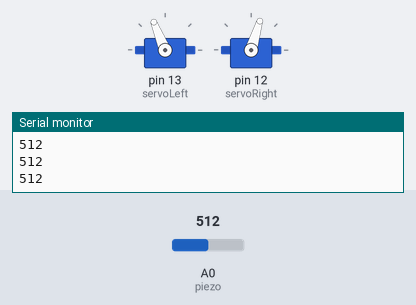
Bench run of a sketch on a simulated Arduino Uno, built with avr-gcc and run on an emulated ATmega328P. On the bench: 2 × servo, the last lines printed to the serial monitor. The test bench sets the inputs (shaded band); at power-on: A0 (piezo) = 512.

Above: at 1.2 s.
1.3 s: A0 (piezo) set to 476
At 2.1 s:
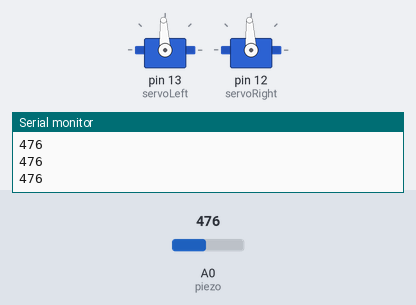
2.9 s: A0 (piezo) set to 500
At 3.5 s:
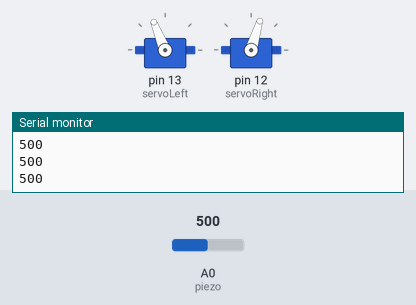
4.5 s: A0 (piezo) set to 480
At 6.0 s:
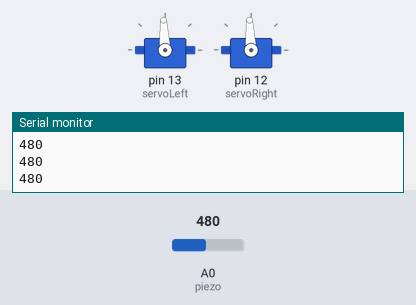
Timing chart, 0 to 7.5 s (numbered marks = the images above; inputs shaded):
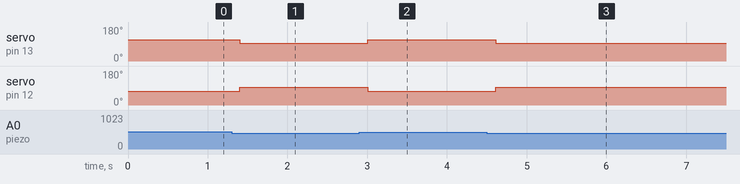

Measured:
- the behaviour switches between 490 and 489 on A0 (piezo) (found by bisection; images 0 and 1)
- after the input at 1.3 s, servo on pin 13 (servoLeft): 112° → 93° after 0.10 s; servo on pin 12 (servoRight): 73° → 93° after 0.10 s
- after the input at 2.9 s, servo on pin 13 (servoLeft): 93° → 112° after 0.11 s; servo on pin 12 (servoRight): 93° → 73° after 0.11 s
- after the input at 4.5 s, servo on pin 13 (servoLeft): 112° → 93° after 0.11 s; servo on pin 12 (servoRight): 73° → 93° after 0.11 s

The sketch:

buildacircuit.ino
```cpp
#include <Servo.h>

int piezo = A0;

int sensorReading = 0;
int threshold = 490;

Servo servoLeft;
Servo servoRight;

void setup() {
  // put your setup code here, to run once:
  Serial.begin(9600);
  servoLeft.attach(13);                      // Attach left signal to pin 13
  servoRight.attach(12);                     // Attach right signal to pin 12
  servoLeft.writeMicroseconds(1500);        // Calibrate left servo
  servoRight.writeMicroseconds(1500);
}

void movement(){
    servoLeft.writeMicroseconds(1700);
    servoRight.writeMicroseconds(1300);
}

void loop() {
  // put your main code here, to run repeatedly:
  sensorReading = analogRead(piezo);

  Serial.println(sensorReading);

  if (sensorReading >= 490) {
    movement();
    delay(100);
  }else{
    servoLeft.writeMicroseconds(1500);
    servoRight.writeMicroseconds(1500);
    delay(100);
  }

  delay(100);
}
```
